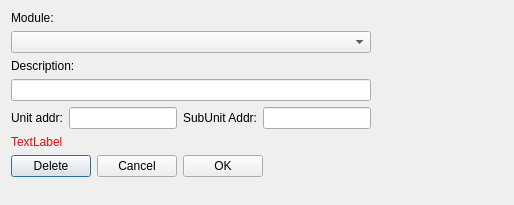
<?xml version="1.0" encoding="UTF-8"?>
<ui version="4.0">
 <class>SaveRestoreDialog</class>
 <widget class="QDialog" name="SaveRestoreDialog">
  <property name="geometry">
   <rect>
    <x>0</x>
    <y>0</y>
    <width>514</width>
    <height>205</height>
   </rect>
  </property>
  <property name="windowTitle">
   <string>Dialog</string>
  </property>
  <layout class="QFormLayout" name="formLayout_2">
   <item row="0" column="0">
    <layout class="QFormLayout" name="formLayout">
     <item row="4" column="0">
      <layout class="QHBoxLayout" name="horizontalLayout">
       <item>
        <widget class="QLabel" name="label">
         <property name="text">
          <string>Unit addr:</string>
         </property>
        </widget>
       </item>
       <item>
        <widget class="QLineEdit" name="editAddr">
         <property name="readOnly">
          <bool>true</bool>
         </property>
        </widget>
       </item>
       <item>
        <widget class="QLabel" name="label_2">
         <property name="text">
          <string>SubUnit Addr:</string>
         </property>
        </widget>
       </item>
       <item>
        <widget class="QLineEdit" name="editSubUnit">
         <property name="readOnly">
          <bool>true</bool>
         </property>
        </widget>
       </item>
      </layout>
     </item>
     <item row="1" column="0" colspan="2">
      <widget class="QComboBox" name="cbModules">
       <property name="editable">
        <bool>false</bool>
       </property>
      </widget>
     </item>
     <item row="3" column="0" colspan="2">
      <widget class="QLineEdit" name="editDescription"/>
     </item>
     <item row="2" column="0" colspan="2">
      <widget class="QLabel" name="label_3">
       <property name="text">
        <string>Description:</string>
       </property>
      </widget>
     </item>
     <item row="0" column="0">
      <widget class="QLabel" name="label_4">
       <property name="text">
        <string>Module:</string>
       </property>
      </widget>
     </item>
    </layout>
   </item>
   <item row="2" column="0">
    <layout class="QHBoxLayout" name="horizontalLayout_2">
     <item>
      <widget class="QPushButton" name="btnDelete">
       <property name="text">
        <string>Delete</string>
       </property>
      </widget>
     </item>
     <item>
      <widget class="QPushButton" name="btnCancel">
       <property name="text">
        <string>Cancel</string>
       </property>
      </widget>
     </item>
     <item>
      <widget class="QPushButton" name="btnOK">
       <property name="text">
        <string>OK</string>
       </property>
      </widget>
     </item>
    </layout>
   </item>
   <item row="1" column="0" colspan="2">
    <widget class="QLabel" name="lblHelp">
     <property name="palette">
      <palette>
       <active>
        <colorrole role="WindowText">
         <brush brushstyle="SolidPattern">
          <color alpha="255">
           <red>255</red>
           <green>0</green>
           <blue>0</blue>
          </color>
         </brush>
        </colorrole>
       </active>
       <inactive>
        <colorrole role="WindowText">
         <brush brushstyle="SolidPattern">
          <color alpha="255">
           <red>255</red>
           <green>0</green>
           <blue>0</blue>
          </color>
         </brush>
        </colorrole>
       </inactive>
       <disabled>
        <colorrole role="WindowText">
         <brush brushstyle="SolidPattern">
          <color alpha="255">
           <red>159</red>
           <green>158</green>
           <blue>158</blue>
          </color>
         </brush>
        </colorrole>
       </disabled>
      </palette>
     </property>
     <property name="text">
      <string>TextLabel</string>
     </property>
    </widget>
   </item>
  </layout>
 </widget>
 <resources/>
 <connections/>
</ui>
